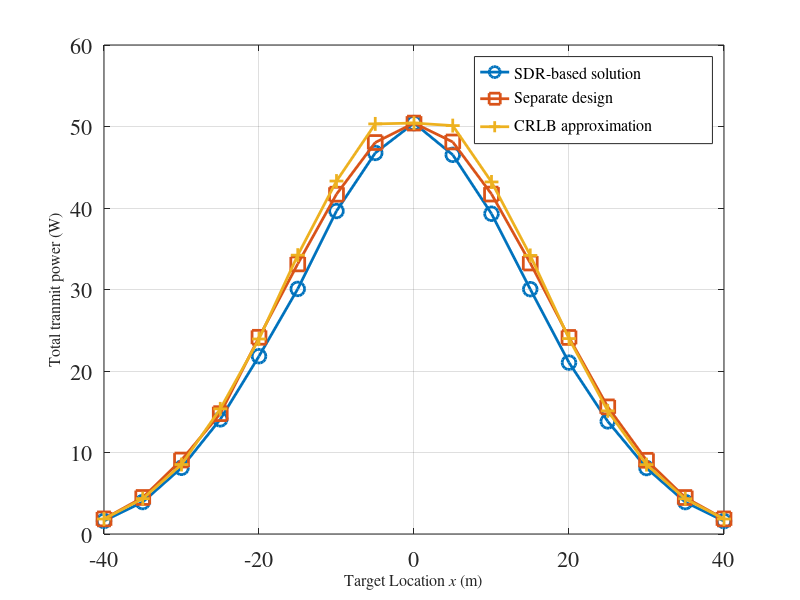

MATLAB code for this plot:
x = -40:5:40;
SDR = [1.6064,3.9219,8.1241,14.0684,21.8172,30.0708,39.6311,46.7550,50.4205,46.5223,39.2963,30.0406,21.0288,13.8212,8.0922,3.9165,1.5881];
Sd = [1.8545,4.4816,9.0763,14.7689,24.1369,33.1410,41.6922,48.0348,50.4205,48.1024,41.7103,33.2495,24.1186,15.6001,9.0455,4.4772,1.8540];
CRLB = [1.8397,4.3411,8.5235,15.3545,23.9256,34.2152,43.3070,50.3192,50.4205,50.1100,43.1971,34.1809,23.9772,15.1093,8.5110,4.3233,1.8392];

figure(2);
plot(x,SDR,'-o','color','#0072BD','Linewidth',2,'Markersize',10);
hold on;
plot(x,Sd,'-s','color','#D95319','Linewidth',2,'Markersize',10);
hold on;
plot(x,CRLB,'-+','color','#EDB120','Linewidth',2,'Markersize',10);
grid on;

%title('\fontname{Times}\fontsize{14}\tau = 0.05 and \Gamma = 10dB');
xlabel('\fontname{Times}\fontsize{16}Target Location \itx \rm(m)');
ylabel('\fontname{Times}\fontsize{16}Total tranmit power (W)');
legend('\fontname{Times}\fontsize{16}SDR-based solution',...
       '\fontname{Times}\fontsize{16}Separate design',...
       '\fontname{Times}\fontsize{16}CRLB approximation');
set(gca,'FontName','Times');
set(gca,'Fontsize',16);